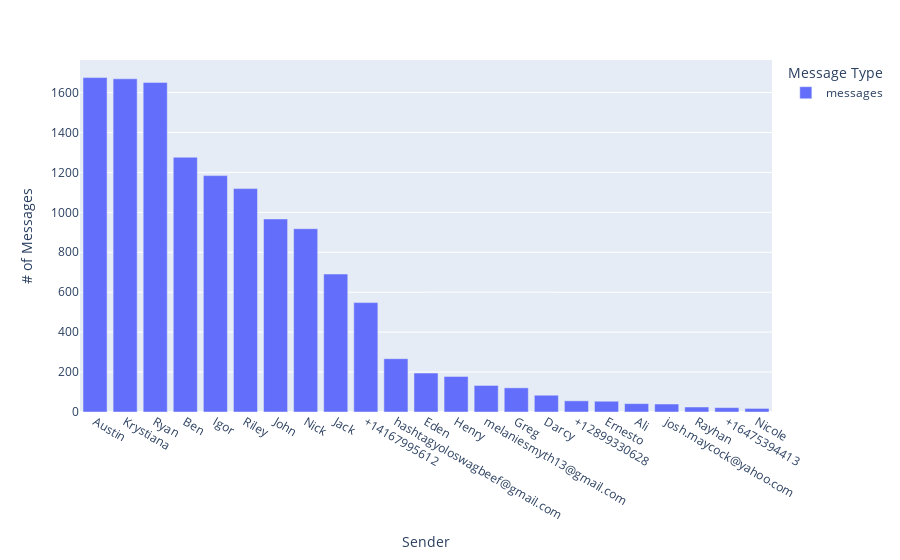

Notebook code for this chart:
### Code cell
px.bar(text_count.loc[text_count['messages'] > 5]['messages'], labels={'value' : '# of Messages', 'variable' : 'Message Type', 'sender' : 'Sender'})

### Figure 1 — Plotly figure (JSON) as saved in the notebook; plotly's stock layout.template omitted (floating-point values rounded to 4 significant figures)
{"data": [{"alignmentgroup": "True", "hovertemplate": "Message Type=messages<br>Sender=%{x}<br># of Messages=%{y}<extra></extra>", "legendgroup": "messages", "marker": {"color": "#636efa", "pattern": {"shape": ""}}, "name": "messages", "offsetgroup": "messages", "orientation": "v", "showlegend": true, "textposition": "auto", "type": "bar", "x": ["Austin", "Krystiana", "Ryan", "Ben", "Igor", "Riley", "John", "Nick", "Jack", "+14167995612", "hashtagyoloswagbeef@gmail.com", "Eden", "Henry", "melaniesmyth13@gmail.com", "Greg", "Darcy", "+12899330628", "Ernesto", "Ali", "josh.maycock@yahoo.com", "Rayhan", "+16475394413", "Nicole"], "xaxis": "x", "y": [1675, 1669, 1651, 1276, 1184, 1119, 967, 918, 691, 548, 267, 195, 178, 133, 121, 84, 56, 54, 42, 40, 25, 22, 18], "yaxis": "y"}], "layout": {"barmode": "relative", "legend": {"title": {"text": "Message Type"}, "tracegroupgap": 0}, "margin": {"t": 60}, "xaxis": {"anchor": "y", "domain": [0, 1], "title": {"text": "Sender"}}, "yaxis": {"anchor": "x", "domain": [0, 1], "title": {"text": "# of Messages"}}}}
